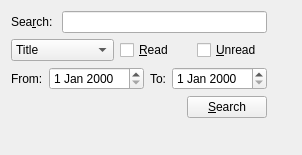
<?xml version="1.0" encoding="UTF-8"?>
<ui version="4.0">
 <class>SearchTab</class>
 <widget class="QWidget" name="SearchTab">
  <property name="geometry">
   <rect>
    <x>0</x>
    <y>0</y>
    <width>302</width>
    <height>155</height>
   </rect>
  </property>
  <property name="windowTitle">
   <string>Form</string>
  </property>
  <layout class="QFormLayout" name="formLayout">
   <item row="0" column="0">
    <layout class="QVBoxLayout" name="verticalLayout">
     <item>
      <layout class="QHBoxLayout" name="horizontalLayout_15">
       <item>
        <widget class="QLabel" name="label">
         <property name="text">
          <string>Sea&amp;rch: </string>
         </property>
         <property name="buddy">
          <cstring>searchLineEdit_3</cstring>
         </property>
        </widget>
       </item>
       <item>
        <widget class="QLineEdit" name="searchLineEdit_3"/>
       </item>
      </layout>
     </item>
     <item>
      <layout class="QHBoxLayout" name="horizontalLayout_16">
       <item>
        <widget class="QComboBox" name="categoryComboBox_3">
         <item>
          <property name="text">
           <string>Title</string>
          </property>
         </item>
         <item>
          <property name="text">
           <string>Abstract</string>
          </property>
         </item>
         <item>
          <property name="text">
           <string>Author</string>
          </property>
         </item>
         <item>
          <property name="text">
           <string>Web Address</string>
          </property>
         </item>
        </widget>
       </item>
       <item>
        <widget class="QCheckBox" name="readCheckBox_3">
         <property name="text">
          <string>&amp;Read</string>
         </property>
        </widget>
       </item>
       <item>
        <widget class="QCheckBox" name="unreadCheckBox_3">
         <property name="text">
          <string>&amp;Unread</string>
         </property>
        </widget>
       </item>
      </layout>
     </item>
     <item>
      <layout class="QHBoxLayout" name="horizontalLayout_17">
       <item>
        <layout class="QHBoxLayout" name="horizontalLayout_18">
         <item>
          <widget class="QLabel" name="label_3">
           <property name="text">
            <string>From:</string>
           </property>
          </widget>
         </item>
         <item>
          <widget class="QDateEdit" name="fromDateEdit_3"/>
         </item>
        </layout>
       </item>
       <item>
        <layout class="QHBoxLayout" name="horizontalLayout_19">
         <item>
          <widget class="QLabel" name="toLabel_3">
           <property name="text">
            <string>To:</string>
           </property>
          </widget>
         </item>
         <item>
          <widget class="QDateEdit" name="toDateEdit_3"/>
         </item>
        </layout>
       </item>
      </layout>
     </item>
     <item>
      <layout class="QHBoxLayout" name="horizontalLayout_20">
       <item>
        <spacer name="horizontalSpacer_9">
         <property name="orientation">
          <enum>Qt::Horizontal</enum>
         </property>
         <property name="sizeHint" stdset="0">
          <size>
           <width>40</width>
           <height>20</height>
          </size>
         </property>
        </spacer>
       </item>
       <item>
        <widget class="QPushButton" name="searchButton_3">
         <property name="text">
          <string>&amp;Search</string>
         </property>
        </widget>
       </item>
      </layout>
     </item>
    </layout>
   </item>
  </layout>
 </widget>
 <resources/>
 <connections/>
</ui>
